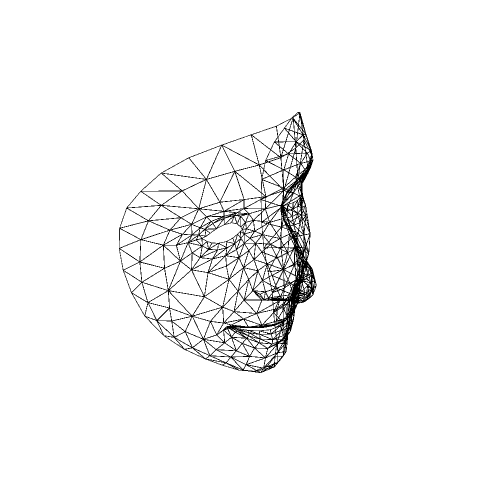

The cell this chart's notebook holds for it:
### Markdown cell above
## 3.6 Interactive 3D visualization with Plotly

For an interactive 3D viewport you can rotate, pan, and zoom (especially
useful in Jupyter notebooks), `plot_face_mesh_plotly()` returns a
`plotly.graph_objects.Figure` instead of a matplotlib axis. The `mode='tesselation'`
default draws the full 2,556-edge MP tessellation for a dense 3D look; pass
`mode='contours'` for the same canonical-features wireframe as the matplotlib
version.

The function takes the same `au=` / `mesh=` source dispatch as `plot_face_mesh`,
so you can use it with either AU intensities or a precomputed mesh from the
bridge.

### Code cell
from feat.plotting import plot_face_mesh_plotly

# Same smile activation as 3.4
fig_plotly = plot_face_mesh_plotly(au=smile, mode="tesselation")
fig_plotly.update_layout(width=500, height=500)
fig_plotly.show()

### Figure 1 — Plotly figure (JSON) as saved in the notebook; plotly's stock layout.template omitted (floating-point values rounded to 4 significant figures; data arrays with more than 128 entries replaced by an {"elided": "..."} marker saying what was removed)
{"data": [{"hoverinfo": "skip", "line": {"color": "black", "width": 1.5}, "mode": "lines", "opacity": 0.85, "showlegend": false, "type": "scatter3d", "x": {"elided": "7668 float values"}, "y": {"elided": "7668 float values"}, "z": {"elided": "7668 float values"}}], "layout": {"height": 500, "margin": {"b": 0, "l": 0, "r": 0, "t": 0}, "paper_bgcolor": "white", "scene": {"aspectmode": "cube", "bgcolor": "white", "xaxis": {"range": [-7.994, 8.357], "visible": false}, "yaxis": {"range": [-5.211, 11.14], "visible": false}, "zaxis": {"range": [-8.171, 8.181], "visible": false}}, "width": 500}}
